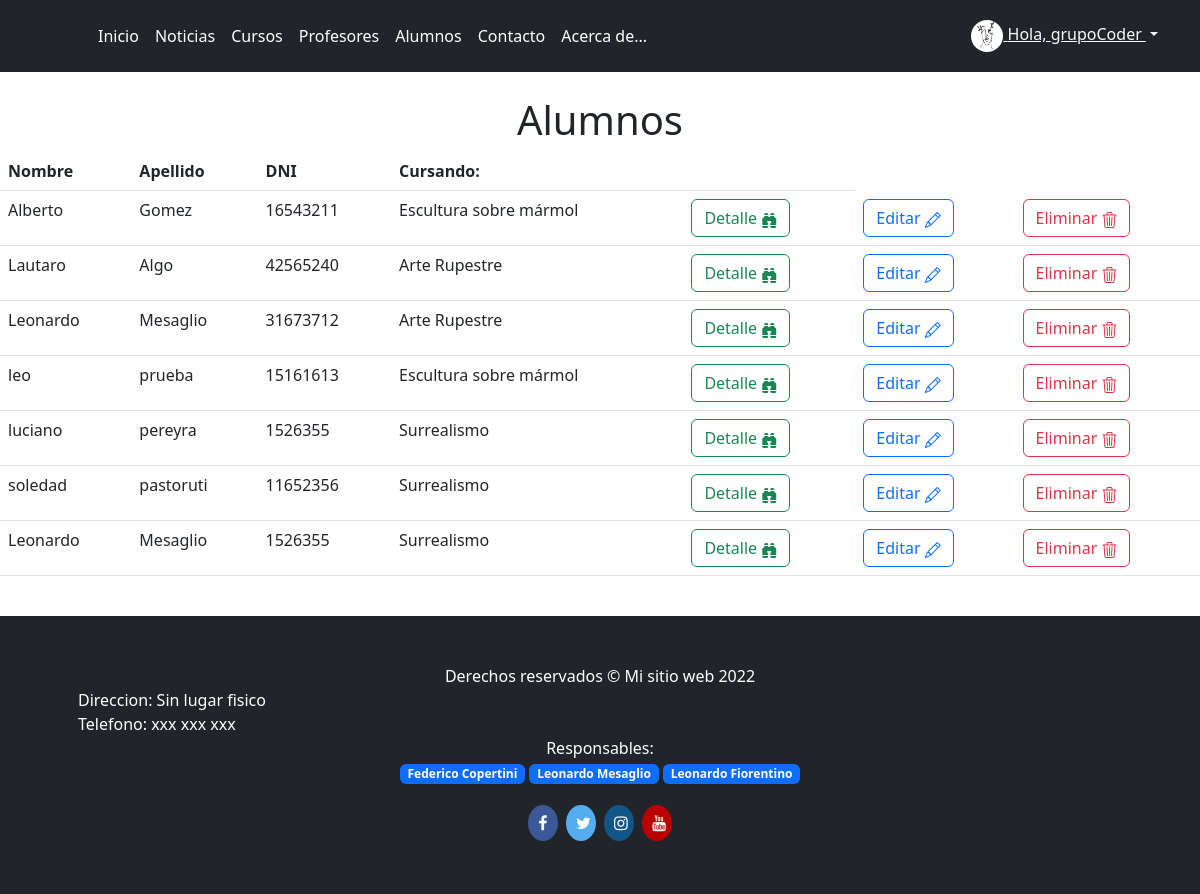
The page /estudiantes_list (signed in) on the database as committed earlier.
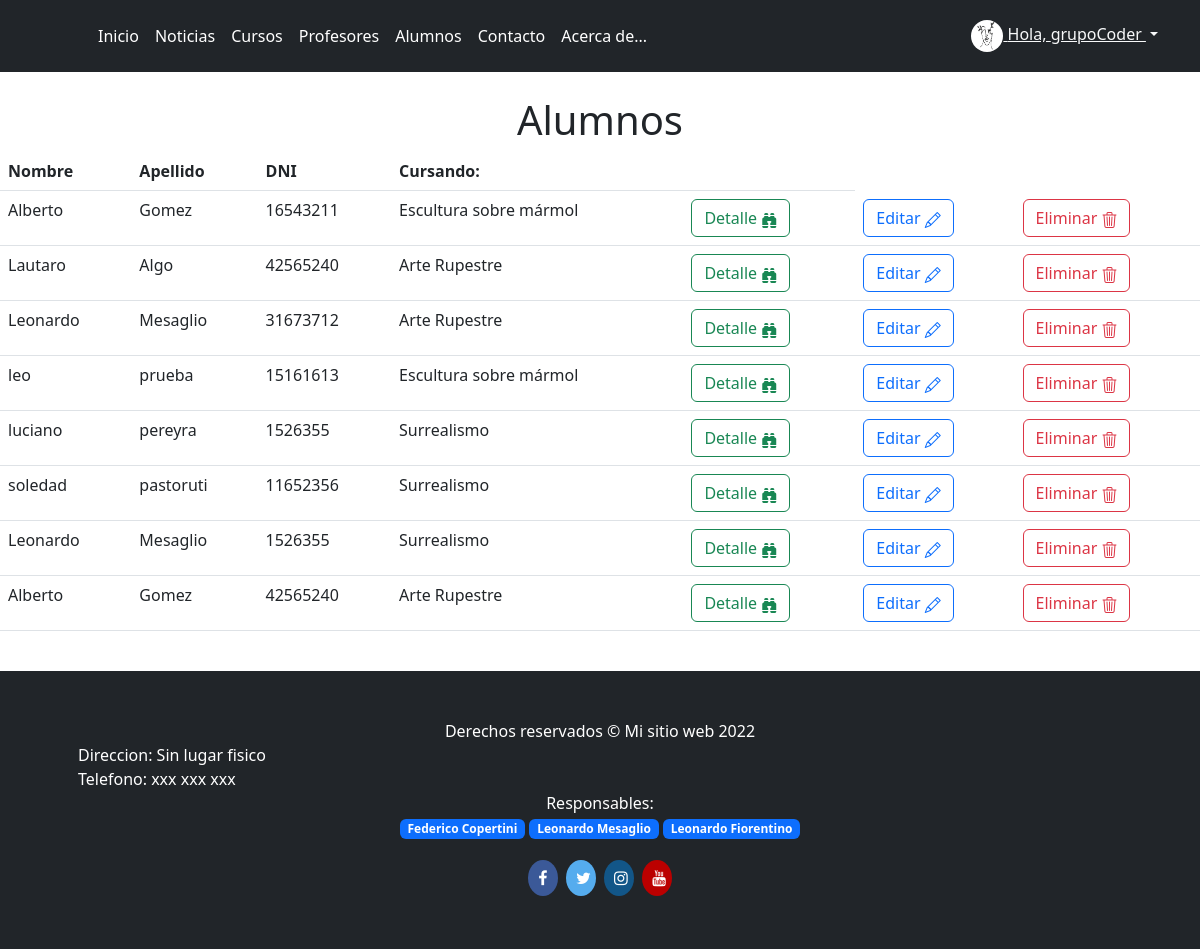
The same page on the database as committed later.
### Academia_Arte/models.py (models this page shows)
class Estudiante(models.Model):
    usuario = models.OneToOneField(User, on_delete=models.CASCADE, blank=True, null=True)
    nombre_estudiante = models.CharField(max_length=40)
    apellido_estudiante = models.CharField(max_length=30)
    email_estudiante =  models.EmailField()
    dni_estudiante = models.CharField(max_length=12)
    curso_estudiante = models.CharField(max_length=50)

### Academia_Arte/views.py (the view)
# urls.py: path('estudiantes_list', EstudiantesList.as_view(), name="estudiantes_list"),
class EstudiantesList(StaffRequiredMixin,ListView):
    model = Estudiante
    template_name = "Academia_Arte/estudiantes_list.html"

### Academia_Arte/views.py (called while the page is built)
    def dispatch(self,request,*args,**kwargs):
        if not request.user.is_staff:
            return redirect(reverse_lazy('login'))
        return super(StaffRequiredMixin,self).dispatch(request,*args,**kwargs)

### Academia_Arte/templates/Academia_Arte/estudiantes_list.html
{% extends "Academia_Arte/base.html" %}
{% block content %}
<br>
<h1 class="col text-center" >Alumnos</h1>
<table class="table">
   <thead class="thead-dark">
     <tr>
       <th scope="col">Nombre</th>
       <th scope="col">Apellido</th>
       <th scope="col">DNI</th>
       <th scope="col">Cursando:</th>
       <th scope="col"></th>
     </tr>
   </thead>
   <tbody><div style="text-align:center;">
       {% for n in object_list %}
           <tr>
               <td>{{ n.nombre_estudiante }}</td>
               <td>{{ n.apellido_estudiante }}</td>
               <td>{{ n.dni_estudiante }}</td>
               <td>{{ n.curso_estudiante }}</td>
               <td><a type="button" class="btn btn-outline-success" href="{% url 'estudiante_detail' n.id %}">Detalle <i class="bi bi-binoculars-fill"></i></a></td>
               <td><a type="button" class="btn btn-outline-primary" href="{% url 'estudiante_update' n.id %}">Editar <i class="bi bi-pencil"></i></a></td>
               <td><a type="button" class="btn btn-outline-danger" href="{% url 'estudiante_delete' n.id %}">Eliminar <i class="bi bi-trash3"></i></a></td>
           </tr></div>
       {% endfor %}
   </tbody>
</table>
<br>
{% endblock %}

Rows that differ between the two databases and show on the page:
added Estudiante: nombre_estudiante "Alberto", apellido_estudiante "Gomez", dni_estudiante "42565240", curso_estudiante "Arte Rupestre"
